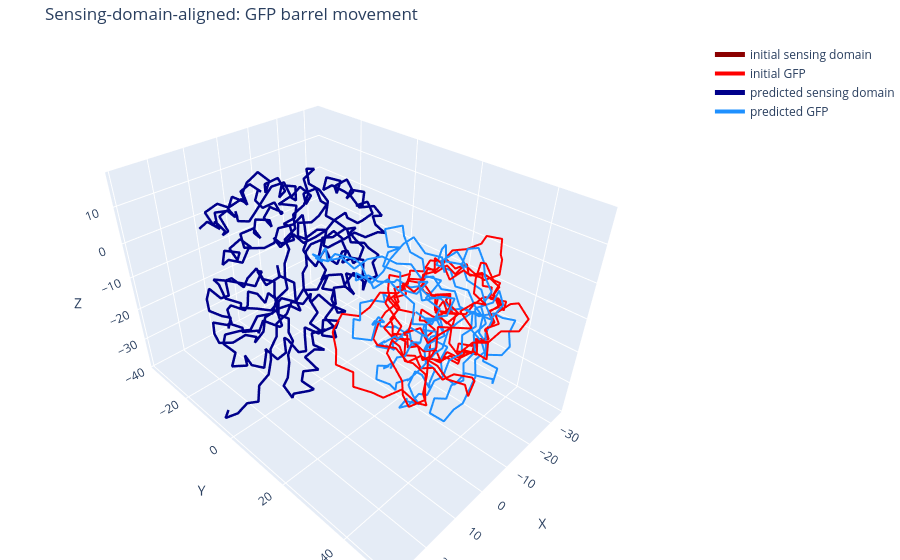

The notebook cell saved with this chart:
### Code cell
import numpy as np
import plotly.graph_objs as go

def read_carbonara_xyz(path):
    """Robust to 'End chain N' delimiter lines -- returns only real coordinate rows,
    in file order (row index = global position - 1)."""
    rows = []
    for line in open(path):
        parts = line.split()
        if len(parts) != 3:
            continue
        try:
            rows.append([float(p) for p in parts])
        except ValueError:
            continue
    return np.array(rows)

def kabsch_align(mobile, reference):
    """Best rotation+translation (no reflection, no scaling) superposing mobile onto
    reference. mobile/reference: paired Nx3 arrays -- same atoms, same order."""
    mobile_c = mobile - mobile.mean(axis=0)
    ref_c = reference - reference.mean(axis=0)
    H = mobile_c.T @ ref_c
    U, S, Vt = np.linalg.svd(H)
    d = np.sign(np.linalg.det(Vt.T @ U.T))
    D = np.diag([1.0, 1.0, d])   # flips the improper (reflection) solution back to a true rotation
    R = Vt.T @ D @ U.T
    t = reference.mean(axis=0) - R @ mobile.mean(axis=0)
    return R, t

def apply_transform(coords, R, t):
    return (R @ coords.T).T + t

def align_on_sensing_domain(mobile_full, reference_full, sensing_slice):
    """Superpose mobile_full onto reference_full using only the sensing-domain rows
    to compute the transform, then apply it to every row (sensing + GFP) -- so the
    sensing domains overlap and any remaining GFP displacement is real relative motion."""
    R, t = kabsch_align(mobile_full[sensing_slice], reference_full[sensing_slice])
    return apply_transform(mobile_full, R, t)

# --- sensing-domain / GFP row ranges, from the merge in Step 3 ---
# after merging, chain 1 = sensing-N + sensing-C (rows 0 .. n_sensing-1), chain 2 = GFP
n_sensing = frag_lengths["A"] + frag_lengths["B"]   # sensing_n + sensing_c residue counts
sensing_slice = slice(0, n_sensing)
gfp_slice     = slice(n_sensing, n_sensing + frag_lengths["C"])

# --- load structures ---
pred_path = '/Users/josh/Downloads/carbonara-web/carbonara/carbonara_runs/circular_permutant_MBP_TEST01/fitdata/mol2_sub_0_step_1_xyz.dat'
init_path = '/Users/josh/Downloads/carbonara-web/carbonara/carbonara_runs/circular_permutant_MBP_TEST01/fitdata/mol2_sub_0_initial_xyz.dat'

data_init = read_carbonara_xyz(init_path)
data_pred_raw = read_carbonara_xyz(pred_path)

# use the initial structure's sensing domain as the fixed reference frame
data_pred = align_on_sensing_domain(data_pred_raw, data_init, sensing_slice)

# --- plot: sensing domain vs GFP as separate traces, so alignment quality and
#     barrel movement are both visible at a glance ---
fig = go.Figure()

def add_structure(fig, data, name, sensing_color, gfp_color):
    fig.add_trace(go.Scatter3d(
        x=data[sensing_slice,0], y=data[sensing_slice,1], z=data[sensing_slice,2],
        mode='lines', line=dict(width=5, color=sensing_color), name=f'{name} sensing domain'
    ))
    fig.add_trace(go.Scatter3d(
        x=data[gfp_slice,0], y=data[gfp_slice,1], z=data[gfp_slice,2],
        mode='lines', line=dict(width=4, color=gfp_color), name=f'{name} GFP'
    ))

add_structure(fig, data_init, 'initial',   'darkred',  'red')
add_structure(fig, data_pred, 'predicted', 'darkblue', 'dodgerblue')

fig.update_layout(
    title='Sensing-domain-aligned: GFP barrel movement',
    scene=dict(xaxis_title='X', yaxis_title='Y', zaxis_title='Z', aspectmode='data'),
    margin=dict(l=0, r=0, b=0, t=40)
)
fig.show()

### Figure 1 — Plotly figure (JSON) as saved in the notebook; plotly's stock layout.template omitted (floating-point values rounded to 4 significant figures; data arrays with more than 128 entries replaced by an {"elided": "..."} marker saying what was removed)
{"data": [{"line": {"color": "darkred", "width": 5}, "mode": "lines", "name": "initial sensing domain", "type": "scatter3d", "x": {"elided": "371 float values"}, "y": {"elided": "371 float values"}, "z": {"elided": "371 float values"}}, {"line": {"color": "red", "width": 4}, "mode": "lines", "name": "initial GFP", "type": "scatter3d", "x": {"elided": "244 float values"}, "y": {"elided": "244 float values"}, "z": {"elided": "244 float values"}}, {"line": {"color": "darkblue", "width": 5}, "mode": "lines", "name": "predicted sensing domain", "type": "scatter3d", "x": {"elided": "371 float values"}, "y": {"elided": "371 float values"}, "z": {"elided": "371 float values"}}, {"line": {"color": "dodgerblue", "width": 4}, "mode": "lines", "name": "predicted GFP", "type": "scatter3d", "x": {"elided": "244 float values"}, "y": {"elided": "244 float values"}, "z": {"elided": "244 float values"}}], "layout": {"margin": {"b": 0, "l": 0, "r": 0, "t": 40}, "scene": {"aspectmode": "data", "xaxis": {"title": {"text": "X"}}, "yaxis": {"title": {"text": "Y"}}, "zaxis": {"title": {"text": "Z"}}}, "title": {"text": "Sensing-domain-aligned: GFP barrel movement"}}}
